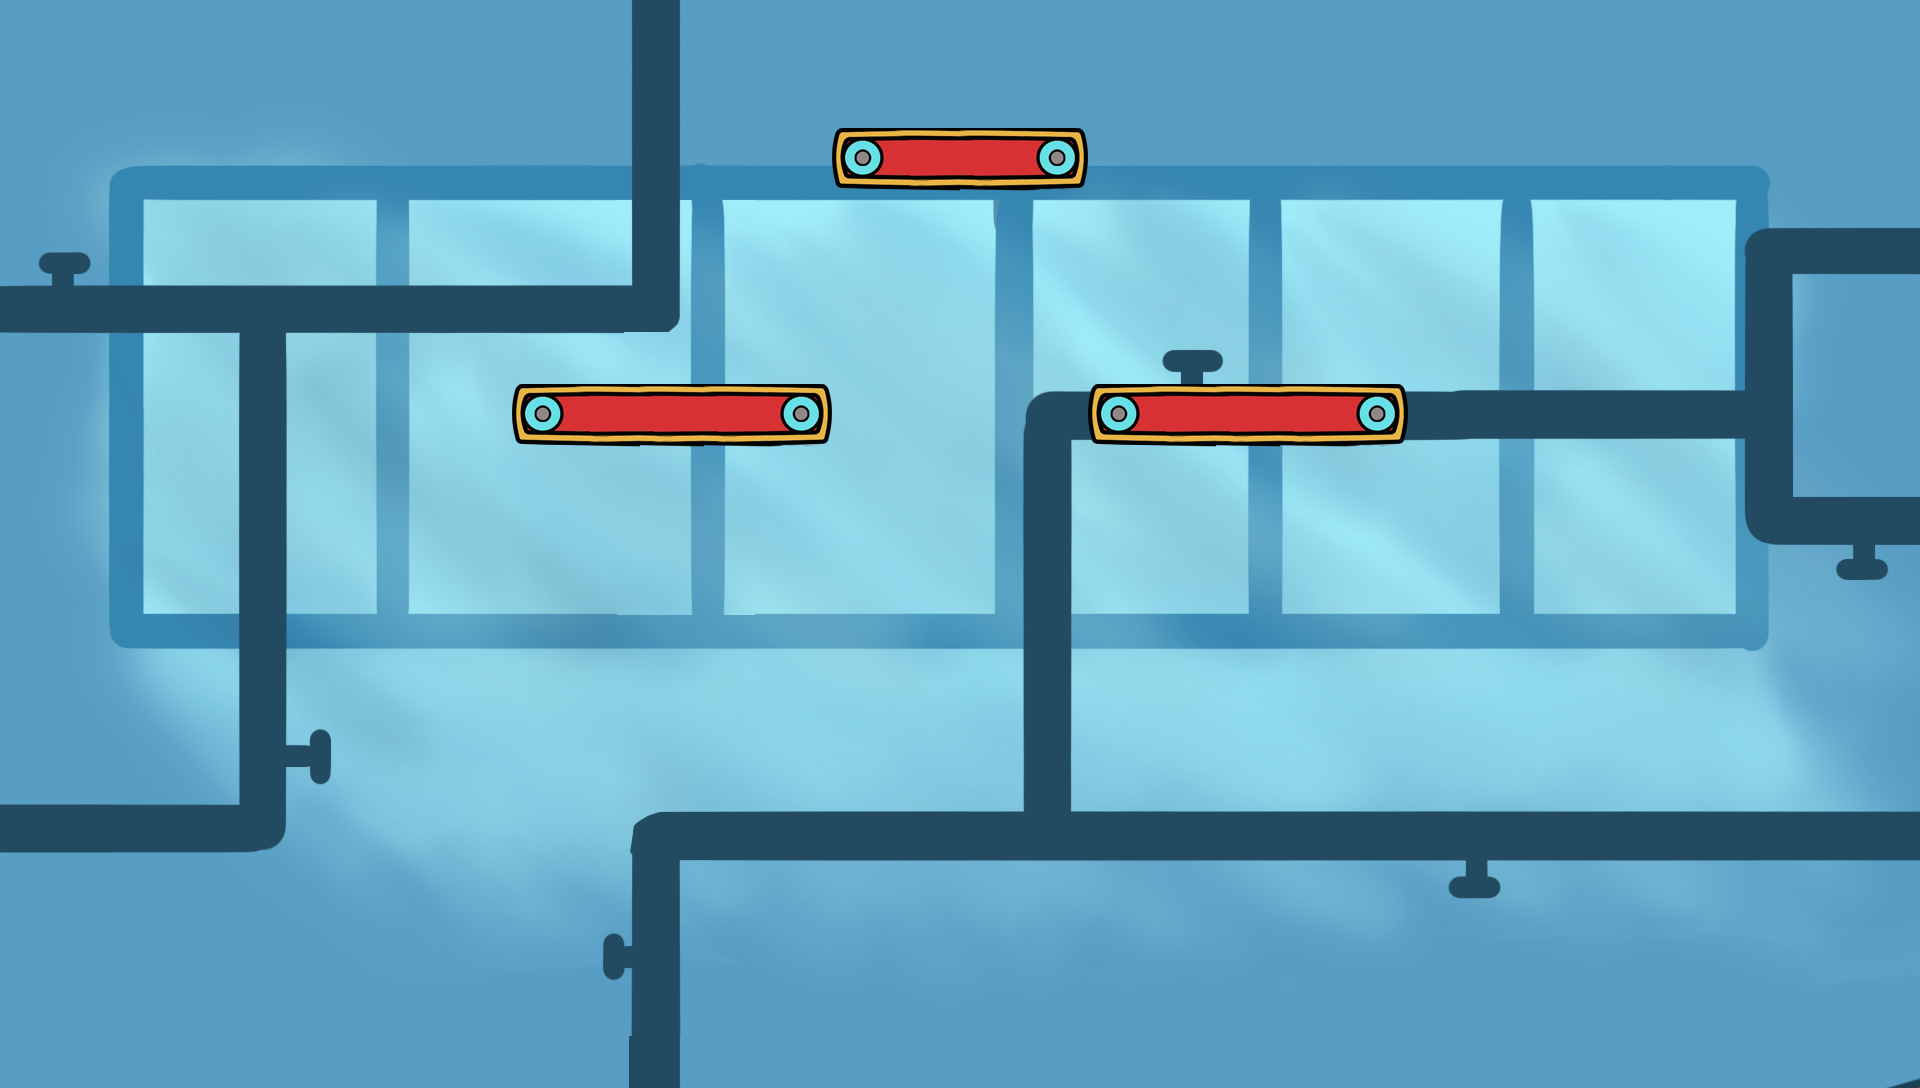

The image is a tile-based game level rendered from a .tmx file. Its description and complete source (layers, tilesets, objects, tile grids) follow:
An orthogonal 30x17 tile map with 64x64 px tiles, 1 tile layer (Tile Layer 1), 1 image layer and 16 objects (5x snapbox, 3x fan, 3x magnet, 3x -, goal, ...).

<map version="1.2" tiledversion="1.2.3" orientation="orthogonal" renderorder="right-down" width="30" height="17" tilewidth="64" tileheight="64" infinite="0" nextlayerid="5" nextobjectid="21">
 <tileset firstgid="1" source="conveyorbeltsprite.tsx" />
 <imagelayer id="3" name="Image Layer 1">
  <image source="bicktestbackground.png" width="1920" height="3264" />
 </imagelayer>
 <layer id="1" name="Tile Layer 1" width="30" height="17">
  <data encoding="csv">
0,0,0,0,0,0,0,0,0,0,0,0,0,0,0,0,0,0,0,0,0,0,0,0,0,0,0,0,0,0,
0,0,0,0,0,0,0,0,0,0,0,0,0,0,0,0,0,0,0,0,0,0,0,0,0,0,0,0,0,0,
0,0,0,0,0,0,0,0,0,0,0,0,0,1,2,2,3,0,0,0,0,0,0,0,0,0,0,0,0,0,
0,0,0,0,0,0,0,0,0,0,0,0,0,0,0,0,0,0,0,0,0,0,0,0,0,0,0,0,0,0,
0,0,0,0,0,0,0,0,0,0,0,0,0,0,0,0,0,0,0,0,0,0,0,0,0,0,0,0,0,0,
0,0,0,0,0,0,0,0,0,0,0,0,0,0,0,0,0,0,0,0,0,0,0,0,0,0,0,0,0,0,
0,0,0,0,0,0,0,0,1,2,2,2,3,0,0,0,0,1,2,2,2,3,0,0,0,0,0,0,0,0,
0,0,0,0,0,0,0,0,0,0,0,0,0,0,0,0,0,0,0,0,0,0,0,0,0,0,0,0,0,0,
0,0,0,0,0,0,0,0,0,0,0,0,0,0,0,0,0,0,0,0,0,0,0,0,0,0,0,0,0,0,
0,0,0,0,0,0,0,0,0,0,0,0,0,0,0,0,0,0,0,0,0,0,0,0,0,0,0,0,0,0,
0,0,0,0,0,0,0,0,0,0,0,0,0,0,0,0,0,0,0,0,0,0,0,0,0,0,0,0,0,0,
0,0,0,0,0,0,0,0,0,0,0,0,0,0,0,0,0,0,0,0,0,0,0,0,0,0,0,0,0,0,
0,0,0,0,0,0,0,0,0,0,0,0,0,0,0,0,0,0,0,0,0,0,0,0,0,0,0,0,0,0,
0,0,0,0,0,0,0,0,0,0,0,0,0,0,0,0,0,0,0,0,0,0,0,0,0,0,0,0,0,0,
0,0,0,0,0,0,0,0,0,0,0,0,0,0,0,0,0,0,0,0,0,0,0,0,0,0,0,0,0,0,
0,0,0,0,0,0,0,0,0,0,0,0,0,0,0,0,0,0,0,0,0,0,0,0,0,0,0,0,0,0,
0,0,0,0,0,0,0,0,0,0,0,0,0,0,0,0,0,0,0,0,0,0,0,0,0,0,0,0,0,0
</data>
 </layer>
 <objectgroup id="4" name="Object Layer 1">
  <object id="1" name="snapbox" x="626" y="42" width="82" height="82" />
  <object id="2" name="snapbox" x="1161" y="49" width="82" height="82" />
  <object id="3" name="snapbox" x="887" y="295" width="82" height="82" />
  <object id="4" name="snapbox" x="315" y="295" width="82" height="82" />
  <object id="5" name="snapbox" x="1515" y="289" width="82" height="82" />
  <object id="9" name="goal" x="-2" y="1020" width="1920" height="68" />
  <object id="10" name="spawnpoint" x="898" y="0" width="88" height="120" />
  <object id="11" name="fan" type="fan" x="242.5" y="210" width="70" height="70" />
  <object id="12" name="fan" type="fan" x="159.5" y="211" width="70" height="70" />
  <object id="13" name="fan" type="fan" x="45.5" y="209" width="70" height="70" />
  <object id="14" name="magnet" type="magnet" x="15.5" y="47" width="70" height="70" />
  <object id="15" name="magnet" type="magnet" x="131.5" y="47" width="70" height="70" />
  <object id="16" name="magnet" type="magnet" x="237.5" y="49" width="70" height="70" />
  <object id="17" name="-" x="836" y="124" width="252" height="64" />
  <object id="18" name="-" x="512" y="378" width="322" height="72" />
  <object id="20" name="-" x="1093" y="380" width="322" height="72" />
 </objectgroup>
</map>
